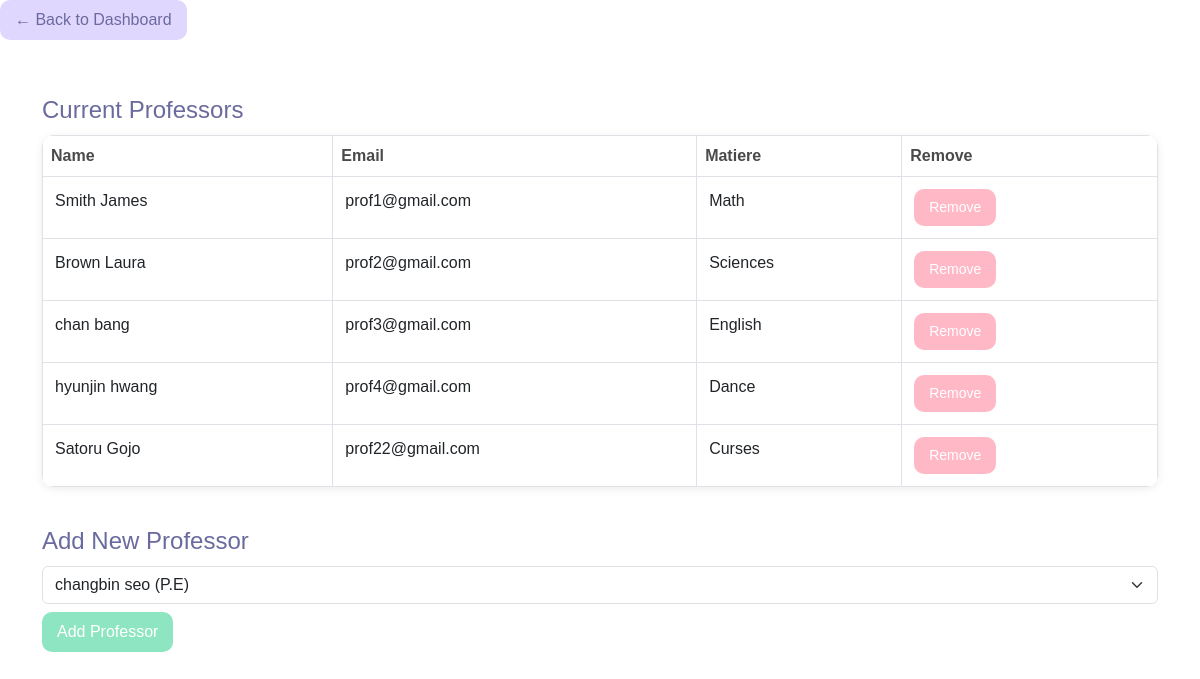
/abs/public/index.php?controller=Admin&action=showProfs&id_c=1 (signed in), run on the app's committed database.
### tables this page shows
CREATE TABLE `users` (
  `id_u` int(11) NOT NULL,
  `email` varchar(200) NOT NULL,
  `password` varchar(200) NOT NULL,
  `role` enum('admin','prof','etudiant') NOT NULL,
  `nom` varchar(100) NOT NULL,
  `prenom` varchar(100) DEFAULT NULL,
  `matiere` varchar(100) DEFAULT NULL,
  `id_c` int(11) DEFAULT NULL,
  `photo` varchar(255) DEFAULT 'default.jpg'
);

### abs/config/Controller.php (called while the page is built, shortened)
<?php
class Controller {
    public function view($view, $data = []) {
        extract($data);
        require_once "../app/views/{$view}.php";
    }
    public function model($model) {
        return new $model();
    }
    public function dashboardLink() {
        $role = Session::get('role');
        if ($role == 'admin') {
            return "index.php?controller=Admin&action=index";
        }
        return "index.php?controller=Etudiant&action=index";
    }
}

### abs/app/controllers/AdminController.php (called while the page is built, shortened)
<?php
class AdminController extends Controller {
    public function showProfs() {
        $id_c = $_GET['id_c'];
        $classModel = $this->model('ClassModel');
        $profs = $classModel->getProfsByClass($id_c);
        $availableProfs = $classModel->getAvailableProfsForClass($id_c);
        $data = [
            'profs' => $profs,
            'availableProfs' => $availableProfs,
            'id_c' => $id_c
        ];
        $this->view('admin/show_profs', $data);
    }
}

### abs/public/index.php (called while the page is built, shortened)
<?php
require_once "../config/Database.php";
require_once "../config/Session.php";
require_once "../config/Controller.php";
$controller = isset($_GET['controller']) ? $_GET['controller'] : 'Login';
$action = isset($_GET['action']) ? $_GET['action'] : 'index';
Router::route($controller, $action);

### abs/config/Session.php (called while the page is built, shortened)
<?php
class Session {
    public static function get($key) {
        return isset($_SESSION[$key]) ? $_SESSION[$key] : null;
    }
}

### abs/config/Database.php (called while the page is built, shortened)
<?php
class Database {
    private $host = "localhost";
    private $db_name = "abs1_db";
    private $username = "root";
    private $password = "";
    public $conn;
    public function connect() {
        $this->conn = null;
        try {
            $this->conn = new PDO(
                "mysql:host={$this->host};dbname={$this->db_name}",
                $this->username,
                $this->password
            );
            $this->conn->setAttribute(PDO::ATTR_ERRMODE, PDO::ERRMODE_EXCEPTION);
        } catch(PDOException $e) {
            echo "Database Connection Error: " . $e->getMessage();
            exit;
        }
    }
    public function getConnection() {
        return $this->conn;
    }
}

### abs/app/models/ClassModel.php (called while the page is built, shortened)
<?php
class ClassModel {
    public $conn;
    public function __construct() {
        $db = new Database();
        $this->conn = $db->getConnection();
    }
    public function getAvailableProfsForClass($id_c) {
        $sql = "
            SELECT * FROM users
            WHERE role = 'prof'
            AND id_u NOT IN (
                SELECT id_p FROM prof_class WHERE id_c = :id_c
            )
        ";
        $stmt = $this->conn->prepare($sql);
        $stmt->bindParam(':id_c', $id_c);
        $stmt->execute();
        return $stmt->fetchAll(PDO::FETCH_ASSOC);
    }
    public function getProfsByClass($id_c) {
        $sql = "SELECT u.* FROM users u
                INNER JOIN prof_class pc ON u.id_u = pc.id_p
                WHERE pc.id_c = :id_c";
        $stmt = $this->conn->prepare($sql);
        $stmt->bindParam(':id_c', $id_c);
        $stmt->execute();
        return $stmt->fetchAll(PDO::FETCH_ASSOC);
    }
}

### abs/app/views/admin/show_profs.php (the view, shortened to what this page needs)
<!DOCTYPE html>
<html lang="en">
<head>
    <link href="https://cdn.jsdelivr.net/npm/bootstrap@5.3.0/dist/css/bootstrap.min.css" rel="stylesheet">
    <link rel="stylesheet" href="/aaa/abs/public/css/style.css">
</head>
<body>
<a href="<?= $this->dashboardLink(); ?>" class="btn btn-secondary mb-3">← Back to Dashboard</a>
<div class="container mt-4">
<h4>Current Professors</h4>
<table class="table table-bordered">
    <thead>
        <tr>
            <th>Name</th>
            <th>Email</th>
            <th>Matiere</th>
            <th>Remove</th>
        </tr>
    </thead>
    <tbody>
        <?php foreach($profs as $prof): ?>
        <tr>
            <td><?= $prof['prenom'].' '.$prof['nom']; ?></td>
            <td><?= $prof['email']; ?></td>
            <td><?= $prof['matiere']; ?></td>
            <td>
                <a class="btn btn-danger btn-sm"
                   href="index.php?controller=Admin&action=removeProfFromClass&id_c=<?= $id_c ?>&id_p=<?= $prof['id_u'] ?>"
                   onclick="return confirm('Are you sure you want to remove this professor?');">
                   Remove
                </a>
            </td>
        </tr>
        <?php endforeach; ?>
    </tbody>
</table>
<h4>Add New Professor</h4>
<form method="POST" action="index.php?controller=Admin&action=addProfToClass">
    <select name="id_p" class="form-select">
        <?php foreach($availableProfs as $prof): ?>
            <option value="<?= $prof['id_u'] ?>">
                <?= $prof['prenom'].' '.$prof['nom'] ?> (<?= $prof['matiere'] ?>)
            </option>
        <?php endforeach; ?>
    </select>
    <button type="submit" class="btn btn-success mt-2">Add Professor</button>
</form>
</body>
</html>

### abs/public/css/style.css (style rules this page uses)
body { font-family: 'Poppins', sans-serif; padding: 0 0; }
h4 { color: #6B6A9E; margin-top: 40px; margin-bottom: 10px; }
.btn-success { background: #8EE5C2 !important; border: none !important; color: white !important; padding: 8px 15px; border-radius: 10px; }
.btn-danger { background: #FFB8C6 !important; border: none !important; color: white !important; padding: 8px 15px; border-radius: 10px; }
.btn-secondary { background: #E0D7FF !important; color: #6B6A9E !important; border: none !important; padding: 8px 15px; border-radius: 10px; }
.table { background: white !important; border-radius: 12px; overflow: hidden; box-shadow: 0 2px 8px rgba(0,0,0,0.08); }
.table thead { background: #CFE8FF !important; }
.table th { color: #4A4A4A; font-weight: 600; }
.table tbody tr td { padding: 12px !important; }
a.btn { margin-right: 5px; }

### data on the page
users: prenom "Smith", nom "James", email "prof1@gmail.com", matiere "Math"
users: prenom "Brown", nom "Laura", email "prof2@gmail.com", matiere "Sciences"
users: prenom "chan", nom "bang", email "prof3@gmail.com", matiere "English"
users: prenom "hyunjin", nom "hwang", email "prof4@gmail.com", matiere "Dance"
users: prenom "Satoru", nom "Gojo", email "prof22@gmail.com", matiere "Curses"

### other printed values
form field id_p "changbin seo (P.E)"
